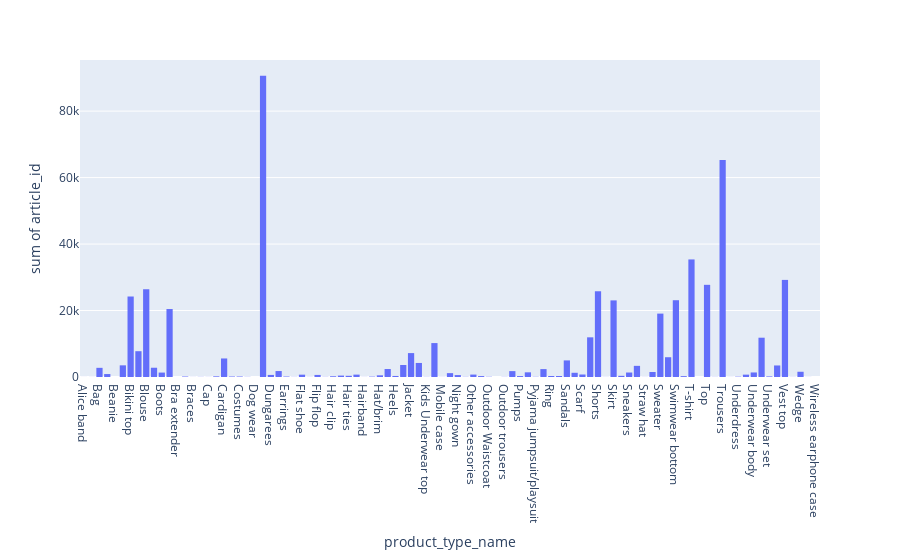

Notebook source saved alongside this figure:
### Code cell
plot_feature(detailed_transactions, "product_type_name")

### Figure 1 — Plotly figure (JSON) as saved in the notebook; plotly's stock layout.template omitted (floating-point values rounded to 4 significant figures)
{"data": [{"bingroup": "x", "histfunc": "sum", "hovertemplate": "product_type_name=%{x}<br>sum of article_id=%{y}<extra></extra>", "legendgroup": "", "marker": {"color": "#636efa", "pattern": {"shape": ""}}, "name": "", "orientation": "v", "showlegend": false, "type": "histogram", "x": ["Alice band", "Backpack", "Bag", "Ballerinas", "Beanie", "Belt", "Bikini top", "Blazer", "Blouse", "Bodysuit", "Boots", "Bra", "Bra extender", "Bracelet", "Braces", "Bucket hat", "Cap", "Cap/peaked", "Cardigan", "Coat", "Costumes", "Cross-body bag", "Dog wear", "Dress", "Dungarees", "Earring", "Earrings", "Felt hat", "Flat shoe", "Flat shoes", "Flip flop", "Garment Set", "Hair clip", "Hair string", "Hair ties", "Hair/alice band", "Hairband", "Hat/beanie", "Hat/brim", "Heeled sandals", "Heels", "Hoodie", "Jacket", "Jumpsuit/Playsuit", "Kids Underwear top", "Leggings/Tights", "Mobile case", "Necklace", "Night gown", "Nipple covers", "Other accessories", "Other shoe", "Outdoor Waistcoat", "Outdoor overall", "Outdoor trousers", "Polo shirt", "Pumps", "Pyjama bottom", "Pyjama jumpsuit/playsuit", "Pyjama set", "Ring", "Robe", "Sandals", "Sarong", "Scarf", "Shirt", "Shorts", "Shoulder bag", "Skirt", "Slippers", "Sneakers", "Socks", "Straw hat", "Sunglasses", "Sweater", "Swimsuit", "Swimwear bottom", "Swimwear set", "T-shirt", "Tailored Waistcoat", "Top", "Tote bag", "Trousers", "Umbrella", "Underdress", "Underwear Tights", "Underwear body", "Underwear bottom", "Underwear set", "Unknown", "Vest top", "Wallet", "Wedge", "Weekend/Gym bag", "Wireless earphone case"], "xaxis": "x", "y": [13, 17, 2760, 888, 8, 3509, 24221, 7763, 26404, 2786, 1332, 20450, 7, 148, 20, 42, 27, 201, 5579, 152, 152, 48, 5, 90611, 623, 1791, 151, 41, 702, 35, 624, 51, 227, 423, 361, 716, 27, 116, 503, 2399, 312, 3612, 7190, 4225, 47, 10206, 31, 1161, 577, 64, 727, 281, 74, 5, 45, 1770, 276, 1404, 72, 2376, 308, 294, 4993, 1269, 753, 11935, 25799, 30, 23050, 355, 1348, 3355, 31, 1505, 19073, 5950, 23102, 260, 35371, 2, 27736, 43, 65304, 25, 103, 709, 1366, 11826, 182, 3468, 29217, 36, 1577, 24, 5], "yaxis": "y"}], "layout": {"barmode": "relative", "legend": {"tracegroupgap": 0}, "margin": {"t": 60}, "xaxis": {"anchor": "y", "domain": [0, 1], "title": {"text": "product_type_name"}}, "yaxis": {"anchor": "x", "domain": [0, 1], "title": {"text": "sum of article_id"}}}}
